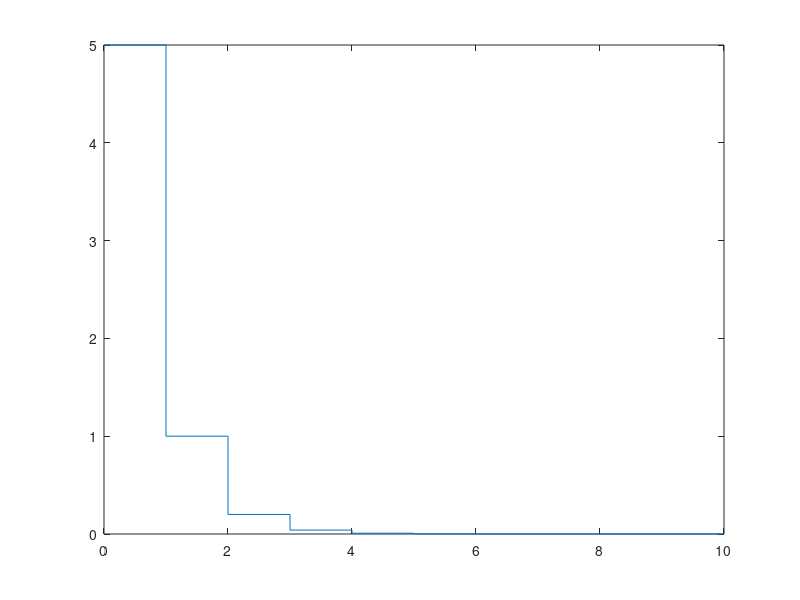

The MATLAB source for this figure:
%%============================================================================
%%                    Main Code
%%============================================================================
clear all
close all

%%  Question 2A
%%============================================================================
%%    Equation
k = 0:10;
n = length(k);

for i=1:n
    y(i)=25/8*(0.2^k(i) - 1) + 5/2*k(i);
end
stairs(k,y);

%%    Recursion
yr(1) = 0;
for j=0:9
    yr(j+2) = 0.2*yr(j+1) + 2*j;
end
hold on
stairs(k,yr,'+');
hold off

%%  Question 2B
%%============================================================================
%%    Recursion
yr(1) = 5;
for j=0:9
    yr(j+2) = 5*0.2^(j+1);
end
stairs(k,yr);